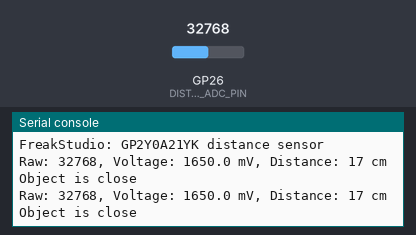
This program was run on a simulated Raspberry Pi Pico running MicroPython. On the bench: the last lines printed to the serial console. Inputs (shaded band) come from the test bench; at power-on: GP26 (DISTANCE_ADC_PIN) = 32768 (analog values on the 0–65535 scale).

Above: at 4.2 s.
4.3 s: GP26 (DISTANCE_ADC_PIN) set to 29104
At 4.89 s:
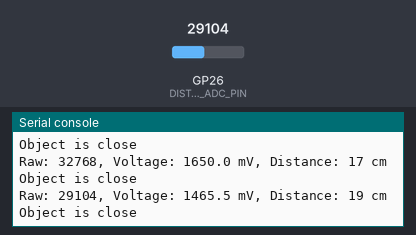
5.8 s: GP26 (DISTANCE_ADC_PIN) set to 27664
At 6.5 s:
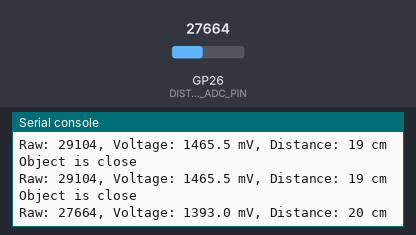
7.3 s: GP26 (DISTANCE_ADC_PIN) set to 15920
At 8.0 s:
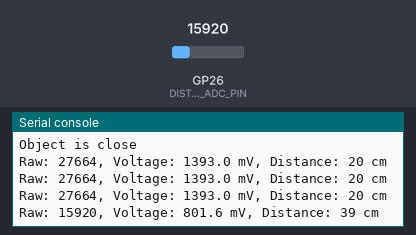
8.8 s: GP26 (DISTANCE_ADC_PIN) set to 14400
At 9.45 s:
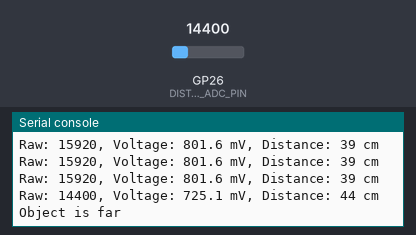
Timing chart, 0 to 11.8 s (numbered marks = the images above; inputs shaded):
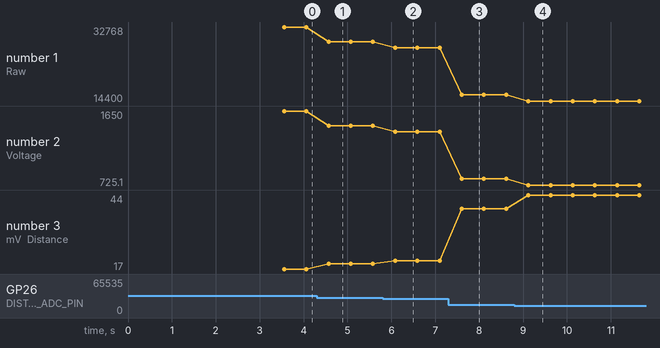

Measured:
- the behaviour switches between 28672 and 28656 on GP26 (DISTANCE_ADC_PIN) (found by bisection; images 1 and 2)
- the behaviour switches between 15376 and 15360 on GP26 (DISTANCE_ADC_PIN) (found by bisection; images 3 and 4)
- after the input at 4.3 s, the serial console: prints a new line after 0.27 s (image 1)
- after the input at 5.8 s, the serial console: prints a new line after 0.29 s (image 2)
- after the input at 7.3 s, the serial console: prints a new line after 0.30 s (image 3)
- after the input at 8.8 s, the serial console: prints a new line after 0.32 s (image 4)
- plotted number 1: 32768 → 29104 after the input at 4.3 s, 29104 → 27664 after the input at 5.8 s, 27664 → 15920 after the input at 7.3 s, 15920 → 14400 after the input at 8.8 s
- plotted number 2: 1650 → 1465.5 after the input at 4.3 s, 1465.5 → 1393 after the input at 5.8 s, 1393 → 801.6 after the input at 7.3 s, 801.6 → 725.1 after the input at 8.8 s

The program:

main.py
```python
# (licence header left out)
# ======================================== 导入相关模块 =========================================

import time
from gp2y0a21yk import GP2Y0A21YK


# ======================================== 全局变量 ============================================

# 传感器模拟输出接入的Pico ADC引脚
DISTANCE_ADC_PIN = 26

# Pico ADC参考电压
ADC_REF_VOLTAGE = 3.3

# 采样平均次数
AVERAGE_COUNT = 5

# 数据读取间隔时间（毫秒）
PRINT_INTERVAL = 500

# 近距离判断阈值（厘米）
CLOSE_THRESHOLD_CM = 20

# 远距离判断阈值（厘米）
FAR_THRESHOLD_CM = 40


# ======================================== 功能函数 ============================================


# ======================================== 自定义类 ============================================


# ======================================== 初始化配置 ===========================================

# 等待系统和传感器上电稳定
time.sleep(3)

# 打印程序功能提示
print("FreakStudio: GP2Y0A21YK distance sensor")

# 创建GP2Y0A21YK0F传感器对象
sensor = GP2Y0A21YK(distance_pin=DISTANCE_ADC_PIN)

# 设置ADC参考电压
sensor.set_ref_voltage(ADC_REF_VOLTAGE)

# 设置采样平均次数
sensor.set_averaging(AVERAGE_COUNT)

# 启用传感器读取
sensor.set_enabled(True)

# 初始化上次打印时间戳
last_print_time = time.ticks_ms()


# ========================================  主程序  ============================================

try:
    while True:

        # 获取当前时间戳
        current_time = time.ticks_ms()

        # 按间隔时间读取并打印传感器数据
        if time.ticks_diff(current_time, last_print_time) >= PRINT_INTERVAL:

            # 读取ADC原始值
            raw = sensor.get_distance_raw()

            # 读取传感器输出电压
            voltage = sensor.get_distance_volt()

            # 读取估算距离
            distance = sensor.get_distance_centimeter()

            # 打印测量结果
            print(
                "Raw: {}, Voltage: {:.1f} mV, Distance: {} cm".format(
                    raw,
                    voltage,
                    distance,
                )
            )

            # 判断物体是否小于近距离阈值
            if sensor.is_closer(CLOSE_THRESHOLD_CM):
                print("Object is close")

            # 判断物体是否大于远距离阈值
            if sensor.is_farther(FAR_THRESHOLD_CM):
                print("Object is far")

            # 更新上次打印时间戳
            last_print_time = current_time

        # 短暂休眠降低CPU占用
        time.sleep_ms(10)

except KeyboardInterrupt:
    print("Program interrupted by user")
except OSError as e:
    print("Hardware communication error: %s" % str(e))
except Exception as e:
    print("Unknown error: %s" % str(e))
finally:
    print("Cleaning up resources...")
    sensor.deinit()
    del sensor
    print("Program exited")
```

gp2y0a21yk.py
```python
# (licence header left out)
__version__ = "1.0.0"
__author__ = "hogeiha"
__license__ = "MIT"
__platform__ = "MicroPython v1.23"


# ======================================== 导入相关模块 =========================================

import machine
import time


# ======================================== 全局变量 ============================================

# Pico ADC最大原始值（16位）
ADC_MAX_VALUE = 65535

# 默认ADC参考电压（伏）
DEFAULT_ADC_REF_VOLTAGE = 3.3

# 传感器最小有效测量距离（厘米）
MIN_DISTANCE_CM = 10

# 传感器最大有效测量距离（厘米）
MAX_DISTANCE_CM = 80

# 电压到距离拟合公式系数
DISTANCE_COEFFICIENT = 29.988

# 电压到距离拟合公式指数
DISTANCE_EXPONENT = -1.173


# ======================================== 功能函数 ============================================


# ======================================== 自定义类 ============================================

class GP2Y0A21YK:
    """
    GP2Y0A21YK0F 红外测距传感器驱动类
    Attributes:
        _distance_adc (ADC): ADC 采样对象
        _vcc_pin (Pin/None): 电源控制引脚，可选
        _average (int): 采样平均次数
        _adc_ref_voltage (float): ADC 参考电压（伏）
        _enabled (bool): 传感器启用状态
        _debug (bool): 调试输出开关
    Methods:
        begin(distance_pin, vcc_pin): 重新初始化传感器
        set_averaging(avg): 设置采样平均次数
        set_ref_voltage(ref_v): 设置ADC参考电压
        set_enabled(status): 设置传感器启用状态
        get_distance_raw(): 读取ADC原始值
        get_distance_volt(): 读取传感器输出电压（毫伏）
        get_distance_centimeter(): 读取估算距离（厘米）
        is_closer(threshold): 判断物体是否近于阈值
        is_farther(threshold): 判断物体是否远于阈值
        deinit(): 释放资源
    Notes:
        - 传感器需要5V供电，输出模拟电压接入MCU ADC引脚
        - distance_pin 可传入引脚号（int）或已创建的 ADC 对象
        - 有效测距范围 10~80 cm，超出范围时返回边界值
    ==========================================
    GP2Y0A21YK0F infrared distance sensor driver.
    Attributes:
        _distance_adc (ADC): ADC sampling object
        _vcc_pin (Pin/None): Optional power control pin
        _average (int): Sample averaging count
        _adc_ref_voltage (float): ADC reference voltage in volts
        _enabled (bool): Sensor enabled state
        _debug (bool): Debug output flag
    Methods:
        begin(distance_pin, vcc_pin): Reinitialize sensor
        set_averaging(avg): Set sample averaging count
        set_ref_voltage(ref_v): Set ADC reference voltage
        set_enabled(status): Set sensor enabled state
        get_distance_raw(): Read raw ADC value
        get_distance_volt(): Read sensor output voltage in millivolts
        get_distance_centimeter(): Read estimated distance in centimeters
        is_closer(threshold): Check if object is closer than threshold
        is_farther(threshold): Check if object is farther than threshold
        deinit(): Release resources
    Notes:
        - Sensor requires 5V power; analog output connects to MCU ADC pin
        - distance_pin accepts pin number (int) or an existing ADC object
        - Valid range is 10~80 cm; out-of-range results are clamped
    """

    def __init__(self, distance_pin, vcc_pin=None,
                 adc_ref_voltage: float = DEFAULT_ADC_REF_VOLTAGE,
                 debug: bool = False) -> None:
        """
        初始化 GP2Y0A21YK0F 传感器
        Args:
            distance_pin (int/ADC): ADC引脚编号或已创建的ADC对象
            vcc_pin (int/None): 可选电源控制引脚编号，默认 None
            adc_ref_voltage (float): ADC参考电压（伏），默认 3.3
            debug (bool): 是否启用调试输出，默认 False
        Returns:
            None
        Raises:
            ValueError: distance_pin 为 None，或 adc_ref_voltage 非正数
            TypeError: adc_ref_voltage 不是数值类型，或 debug 不是 bool
        Notes:
            - ISR-safe: 否
            - 若传入 vcc_pin，初始化时自动打开传感器电源
        ==========================================
        Initialize GP2Y0A21YK0F sensor.
        Args:
            distance_pin (int/ADC): ADC pin number or existing ADC object
            vcc_pin (int/None): Optional power control pin number, default None
            adc_ref_voltage (float): ADC reference voltage in volts, default 3.3
            debug (bool): Enable debug output, default False
        Returns:
            None
        Raises:
            ValueError: distance_pin is None, or adc_ref_voltage is not positive
            TypeError: adc_ref_voltage is not numeric, or debug is not bool
        Notes:
            - ISR-safe: No
            - If vcc_pin is provided, sensor power is enabled on init
        """
        # 校验 distance_pin 非空
        if distance_pin is None:
            raise ValueError("distance_pin cannot be None")

        # 校验 adc_ref_voltage 类型
        if not isinstance(adc_ref_voltage, (int, float)):
            raise TypeError("adc_ref_voltage must be a number, got %s" % type(adc_ref_voltage))

        # 校验 adc_ref_voltage 范围
        if adc_ref_voltage <= 0:
            raise ValueError("adc_ref_voltage must be positive, got %s" % adc_ref_voltage)

        # 校验 debug 类型
        if not isinstance(debug, bool):
            raise TypeError("debug must be bool, got %s" % type(debug))

        # 判断传入参数是否已经是ADC对象
        if hasattr(distance_pin, "read_u16"):
            self._distance_adc = distance_pin
        else:
            # 根据引脚编号创建ADC对象
            self._distance_adc = machine.ADC(machine.Pin(distance_pin))

        # 根据可选引脚创建电源控制对象
        self._vcc_pin = machine.Pin(vcc_pin, machine.Pin.OUT) if vcc_pin is not None else None

        # 初始化采样平均次数
        self._average = 1

        # 保存ADC参考电压
        self._adc_ref_voltage = float(adc_ref_voltage)

        # 初始化传感器启用状态
        self._enabled = True

        # 保存调试开关
        self._debug = debug

        # 若使用电源控制引脚则打开传感器电源
        if self._vcc_pin is not None:
            self.set_enabled(True)

    def begin(self, distance_pin, vcc_pin=None) -> None:
        """
        重新初始化传感器对象
        Args:
            distance_pin (int/ADC): ADC引脚编号或ADC对象
            vcc_pin (int/None): 可选电源控制引脚，默认 None
        Returns:
            None
        Raises:
            ValueError: distance_pin 为 None
        Notes:
            - ISR-safe: 否
            - 保留原有 adc_ref_voltage 和 debug 设置
        ==========================================
        Reinitialize the sensor object.
        Args:
            distance_pin (int/ADC): ADC pin number or ADC object
            vcc_pin (int/None): Optional power control pin, default None
        Returns:
            None
        Raises:
            ValueError: distance_pin is None
        Notes:
            - ISR-safe: No
            - Retains existing adc_ref_voltage and debug settings
        """
        # 重新执行初始化，保留当前参考电压和调试设置
        self.__init__(distance_pin, vcc_pin, self._adc_ref_voltage, self._debug)

    def set_averaging(self, avg: int) -> None:
        """
        设置采样平均次数
        Args:
            avg (int): 平均采样次数，须为正整数
        Returns:
            None
        Raises:
            TypeError: avg 不是整数
            ValueError: avg 小于 1
        Notes:
            - ISR-safe: 否
            - 增大平均次数可降低ADC噪声，但会增加读取延时
        ==========================================
        Set sample averaging count.
        Args:
            avg (int): Average sample count, must be a positive integer
        Returns:
            None
        Raises:
            TypeError: avg is not an integer
            ValueError: avg is less than 1
        Notes:
            - ISR-safe: No
            - Larger count reduces ADC noise but increases read latency
        """
        # 校验采样次数类型
        if not isinstance(avg, int):
            raise TypeError("avg must be int, got %s" % type(avg))

        # 校验采样次数范围
        if avg < 1:
            raise ValueError("avg must be >= 1, got %s" % avg)

        # 保存采样平均次数
        self._average = avg

    def set_ref_voltage(self, ref_v: float) -> None:
        """
        设置ADC参考电压
        Args:
            ref_v (float): ADC参考电压（伏），须为正数
        Returns:
            None
        Raises:
            TypeError: ref_v 不是数值类型
            ValueError: ref_v 不是正数
        Notes:
            - ISR-safe: 否
            - Pico 默认ADC参考电压为 3.3V
        ==========================================
        Set ADC reference voltage.
        Args:
            ref_v (float): ADC reference voltage in volts, must be positive
        Returns:
            None
        Raises:
            TypeError: ref_v is not numeric
            ValueError: ref_v is not positive
        Notes:
            - ISR-safe: No
            - Pico default ADC reference voltage is 3.3V
        """
        # 校验参考电压类型
        if not isinstance(ref_v, (int, float)):
            raise TypeError("ref_v must be a number, got %s" % type(ref_v))

        # 校验参考电压范围
        if ref_v <= 0:
            raise ValueError("ref_v must be positive, got %s" % ref_v)

        # 保存ADC参考电压
        self._adc_ref_voltage = float(ref_v)

    def set_enabled(self, status: bool) -> None:
        """
        设置传感器启用状态
        Args:
            status (bool): True 启用，False 禁用
        Returns:
            None
        Raises:
            TypeError: status 不是 bool 类型
        Notes:
            - ISR-safe: 否
            - 未接电源控制引脚时仅改变软件状态，不控制硬件电源
        ==========================================
        Set sensor enabled state.
        Args:
            status (bool): True to enable, False to disable
        Returns:
            None
        Raises:
            TypeError: status is not bool
        Notes:
            - ISR-safe: No
            - Without power control pin, only software state is changed
        """
        # 校验启用状态类型
        if not isinstance(status, bool):
            raise TypeError("status must be bool, got %s" % type(status))

        # 保存启用状态
        self._enabled = status

        # 若存在电源控制引脚则同步输出电平
        if self._vcc_pin is not None:
            self._vcc_pin.value(1 if self._enabled else 0)

        self._log("enabled = %s" % status)

    def get_distance_raw(self) -> int:
        """
        读取ADC原始值
        Args:
            无
        Returns:
            int: ADC原始值，范围 0~65535；传感器禁用时返回 0
        Raises:
            无
        Notes:
            - ISR-safe: 否
        ==========================================
        Read raw ADC value.
        Args:
            None
        Returns:
            int: Raw ADC value in range 0~65535; returns 0 when disabled
        Raises:
            None
        Notes:
            - ISR-safe: No
        """
        # 传感器禁用时直接返回0
        if not self._enabled:
            return 0

        # 读取并返回ADC原始值
        return self._distance_adc.read_u16()

    def get_distance_volt(self) -> float:
        """
        读取传感器输出电压
        Args:
            无
        Returns:
            float: 传感器输出电压，单位毫伏
        Raises:
            无
        Notes:
            - ISR-safe: 否
            - 按 set_averaging() 设置的次数进行多次采样取平均
        ==========================================
        Read sensor output voltage.
        Args:
            None
        Returns:
            float: Sensor output voltage in millivolts
        Raises:
            None
        Notes:
            - ISR-safe: No
            - Averages multiple samples per set_averaging() setting
        """
        # 累加多次ADC读数
        sum_val = 0

        # 按平均次数读取并累加毫伏值
        for _ in range(self._average):
            sum_val += self._raw_to_millivolt(self.get_distance_raw())
            time.sleep_ms(5)

        # 返回平均电压值
        return sum_val / self._average

    def get_distance_centimeter(self) -> int:
        """
        读取估算距离
        Args:
            无
        Returns:
            int: 估算距离（厘米），超出范围时返回边界值（10 或 80）
        Raises:
            无
        Notes:
            - ISR-safe: 否
            - 有效测距范围 10~80 cm，使用幂函数曲线拟合公式
        ==========================================
        Read estimated distance.
        Args:
            None
        Returns:
            int: Estimated distance in centimeters, clamped to valid range (10~80)
        Raises:
            None
        Notes:
            - ISR-safe: No
            - Valid range is 10~80 cm; uses power-curve fitting formula
        """
        # 读取输出电压并转换为伏
        voltage = self.get_distance_volt() / 1000

        # 电压为零时返回0（传感器禁用或无信号）
        if voltage <= 0:
            return 0

        # 使用幂函数曲线拟合公式估算距离
        distance = DISTANCE_COEFFICIENT * (voltage ** DISTANCE_EXPONENT)

        # 限制过近距离结果至最小值
        if distance < MIN_DISTANCE_CM:
            return MIN_DISTANCE_CM

        # 限制过远距离结果至最大值
        if distance > MAX_DISTANCE_CM:
            return MAX_DISTANCE_CM

        # 四舍五入返回整数厘米值
        return int(distance + 0.5)

    def is_closer(self, threshold: float) -> bool:
        """
        判断物体是否近于阈值
        Args:
            threshold (int/float): 距离阈值（厘米）
        Returns:
            bool: True 表示物体距离小于阈值
        Raises:
            TypeError: threshold 不是数值类型
        Notes:
            - ISR-safe: 否
        ==========================================
        Check whether object is closer than threshold.
        Args:
            threshold (int/float): Distance threshold in centimeters
        Returns:
            bool: True if object distance is less than threshold
        Raises:
            TypeError: threshold is not numeric
        Notes:
            - ISR-safe: No
        """
        # 校验阈值类型
        if not isinstance(threshold, (int, float)):
            raise TypeError("threshold must be a number, got %s" % type(threshold))

        # 返回近距离判断结果
        return self.get_distance_centimeter() < threshold

    def is_farther(self, threshold: float) -> bool:
        """
        判断物体是否远于阈值
        Args:
            threshold (int/float): 距离阈值（厘米）
        Returns:
            bool: True 表示物体距离大于阈值
        Raises:
            TypeError: threshold 不是数值类型
        Notes:
            - ISR-safe: 否
        ==========================================
        Check whether object is farther than threshold.
        Args:
            threshold (int/float): Distance threshold in centimeters
        Returns:
            bool: True if object distance is greater than threshold
        Raises:
            TypeError: threshold is not numeric
        Notes:
            - ISR-safe: No
        """
        # 校验阈值类型
        if not isinstance(threshold, (int, float)):
            raise TypeError("threshold must be a number, got %s" % type(threshold))

        # 返回远距离判断结果
        return self.get_distance_centimeter() > threshold

    def deinit(self) -> None:
        """
        释放传感器资源
        Args:
            无
        Returns:
            None
        Notes:
            - ISR-safe: 否
            - 若有电源控制引脚，自动关闭传感器电源
            - 调用后不得再使用本实例
        ==========================================
        Release sensor resources.
        Args:
            None
        Returns:
            None
        Notes:
            - ISR-safe: No
            - If power control pin exists, sensor power is turned off
            - Do not use this instance after calling deinit
        """
        # 若有电源控制引脚则关闭传感器电源
        if self._vcc_pin is not None:
            self.set_enabled(False)

        # 释放ADC和引脚引用
        self._distance_adc = None
        self._vcc_pin = None

    def _log(self, msg: str) -> None:
        if self._debug:
            print("[GP2Y0A21YK] %s" % msg)

    def _raw_to_millivolt(self, value: int) -> float:
        """
        将ADC原始值转换为毫伏
        Args:
            value (int): ADC原始值（0~65535）
        Returns:
            float: 对应毫伏值
        Notes:
            - ISR-safe: 否
        ==========================================
        Convert raw ADC value to millivolts.
        Args:
            value (int): Raw ADC value (0~65535)
        Returns:
            float: Corresponding millivolt value
        Notes:
            - ISR-safe: No
        """
        # 按参考电压和ADC分辨率换算毫伏值
        return value * self._adc_ref_voltage * 1000 / ADC_MAX_VALUE


# ======================================== 初始化配置 ==========================================


# ========================================  主程序  ===========================================
```
